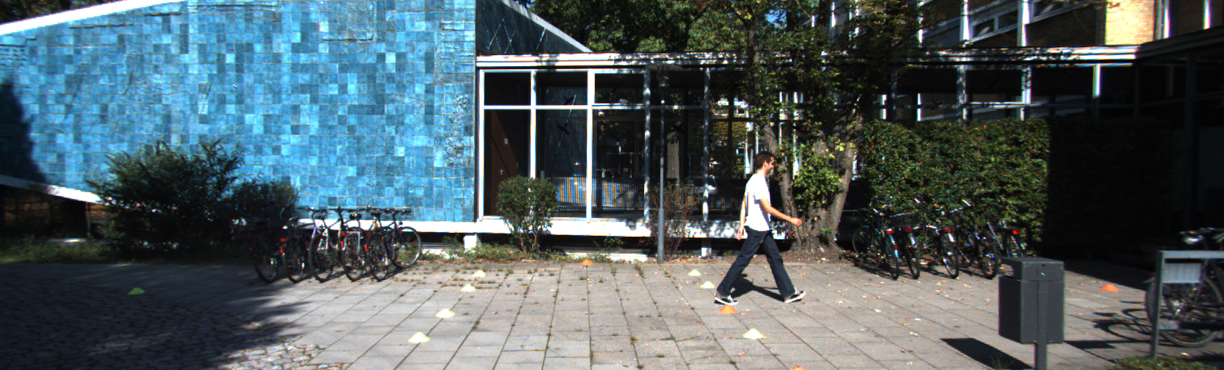
#> input picture scripts_aula/Transformacoes_2D_40_Independentes_Comentados/dados/frontal_kitti.png, 1224 x 370 px
$ python 34_augmentacao_combinada.py
#> lines starting #> are read from the running program, lines starting #| are printed output that depends on the picture
"""EXEMPLO 34 — Combinacao de augmentations

OBJETIVO E CONTEXTO:
O código monta quatro variantes de uma mesma imagem por combinações aleatórias de rotação entre −10 e +10 graus, zoom entre 0,9 e 1,1 e espelhamento opcional. Uma semente fixa permite repetir os resultados durante a aula. O exemplo mostra como diferentes operações de data augmentation podem ser combinadas para aumentar a diversidade visual dos exemplos de treinamento e reforça a necessidade de preservar a coerência dos rótulos.

COMO A IMPLEMENTACAO FUNCIONA:
Este codigo possui as proprias funcoes de leitura, transformacao e salvamento.
O fluxo parte das imagens fornecidas em dados/, prepara os parametros
matematicos necessarios, executa a operacao estudada, apresenta metricas
ou matrizes quando aplicavel e salva evidencias em saidas/34_augmentacao_combinada/.
Cada etapa da funcao main() recebe comentarios proximos das instrucoes
correspondentes para permitir acompanhar a execucao linha a linha.

FUNDAMENTO E INTERPRETACAO:
sortear angulo, escala e espelhamento com semente fixa para reproduzir o experimento.
Analise o resultado visual junto com a matriz ou os indicadores impressos:
uma transformacao correta exige coerencia das coordenadas, resolucao,
espaco de cores e rotulos associados aos dados.

IMPORTANCIA E CUIDADOS:
Combinar transformacoes amplia diversidade, mas transformacoes invalidas ou rótulos inconsistentes prejudicam o treinamento.

EXERCICIO PARA OS ALUNOS:
Mudar a semente e observar novas amostras; conferir as variacoes permitidas.

EXECUCAO:
python exemplos/34_augmentacao_combinada.py
Nao e necessario executar os demais exemplos antes deste.
As dependencias externas sao cv2 e numpy; o exemplo de CNN
admite TensorFlow opcionalmente. As imagens ficam em dados/."""

import csv
import json
from pathlib import Path

import cv2
import numpy as np

# Resolucao robusta de caminhos: funciona ao executar a partir de qualquer pasta.
BASE = Path(__file__).resolve().parent.parent
DADOS = BASE / 'dados'
OUT = BASE / 'saidas'
OUT.mkdir(parents=True, exist_ok=True)

# Funcoes privativas deste arquivo. Nenhum modulo Python adicional do pacote e necessario.

def img(nome='frontal_kitti.png'):
    """Carrega uma imagem BGR da pasta dados. A leitura usa a raiz baseada em __file__,
    portanto o programa funciona independentemente do diretorio de trabalho.
    Lanca um erro compreensivel se a imagem nao estiver disponivel."""
    p = DADOS / nome
    x = cv2.imread(str(p))
    if x is None:
        raise FileNotFoundError(p)
    return x

def save(exemplo, nome, x):
    """Cria a pasta deste exercicio e salva uma imagem com cv2.imwrite.
    Retorna o caminho e interrompe com erro se a gravacao falhar."""
    folder = OUT / exemplo
    folder.mkdir(parents=True, exist_ok=True)
    file = folder / nome
    if not cv2.imwrite(str(file), x):
        raise OSError(file)
    print('Salvo:', file)
    return file

def letterbox(x, shape=(224, 224), color=(114, 114, 114)):
    """Padroniza o tamanho sem alterar a proporcao da cena.
    Primeiro calcula escala=min(largura_destino/largura, altura_destino/altura).
    Redimensiona uniformemente e distribui o padding a esquerda/direita e topo/baixo.
    Retorna imagem, fator de escala e posicao do canto superior esquerdo do conteudo.
    A tupla shape segue a ordem (largura, altura), como as funcoes de resize do OpenCV."""
    dest_w, dest_h = shape
    h, w = x.shape[:2]
    escala = min(dest_w / w, dest_h / h)
    nw = max(1, int(round(w * escala)))
    nh = max(1, int(round(h * escala)))
    resized = cv2.resize(x, (nw, nh), interpolation=cv2.INTER_AREA if escala < 1 else cv2.INTER_LINEAR)
    pl = (dest_w - nw) // 2
    pt = (dest_h - nh) // 2
    pr = dest_w - nw - pl
    pb = dest_h - nh - pt
    y = cv2.copyMakeBorder(resized, pt, pb, pl, pr, cv2.BORDER_CONSTANT, value=color)
    return (y, escala, (pl, pt))

def panel(exemplo, nomes, images, cols=3):
    """Cria um painel comparativo para a aula sem janelas GUI.
    Cada imagem e convertida quando necessario de cinza a BGR, passa por letterbox
    para nao ser distorcida, e recebe legenda; o painel final e salvo no disco.
    Assim o mesmo codigo funciona em terminal, VS Code e Colab."""
    tw, th = (360, 220)
    cell_h = th + 38
    rows = (len(images) + cols - 1) // cols
    canvas = np.full((cell_h * rows, tw * cols, 3), 245, np.uint8)
    for j, (label, a) in enumerate(zip(nomes, images)):
        if a.ndim == 2:
            a = cv2.cvtColor(a, cv2.COLOR_GRAY2BGR)
        thumb, _, _ = letterbox(a, (tw, th), color=(30, 30, 30))
        y = j // cols * cell_h
        x = j % cols * tw
        canvas[y:y + th, x:x + tw] = thumb
        cv2.putText(canvas, label[:44], (x + 9, y + th + 25), cv2.FONT_HERSHEY_SIMPLEX, 0.55, (25, 36, 50), 1, cv2.LINE_AA)
    return save(exemplo, 'painel.png', canvas)

def rotate_zoom(x, angle=0, scale=1.0, border=cv2.BORDER_REFLECT_101):
    """Calcula rotacao e escala em torno do centro e aplica a transformacao.
    angle e medido em graus e scale e multiplicador (1 = tamanho constante).
    Devolve a imagem transformada e a matriz 2x3 para inspecao do estudante."""
    h, w = x.shape[:2]
    m = cv2.getRotationMatrix2D((w / 2, h / 2), angle, scale)
    return (cv2.warpAffine(x, m, (w, h), borderMode=border), m)

TAG = '34_augmentacao_combinada'

# Fluxo principal explicado por etapas: execute e acompanhe a pasta saidas/.
def main():
    # Carrega a fotografia BGR original, usada como referencia para comparar antes e depois.
    a = img()
#> in img, x is the input picture: shape (370, 1224, 3); mean B, G, R 98.4, 93.8, 79.3

    # Fixa uma semente para que os sorteios do experimento sejam reproduziveis.
    rng = np.random.default_rng(42)

    # Inicializa o conjunto de resultados com a fotografia original.
    images = [a]

    # Inicializa as legendas do painel; as novas amostras receberao seus parametros sortidos.
    titles = ['Original']

    # Rotacao e zoom sao sorteados; o espelhamento e opcional, mas exige tratamento adequado dos
    # rótulos.
    for j in range(4):
        angle = float(rng.uniform(-10, 10))
        scale = float(rng.uniform(0.9, 1.1))
        b, _ = rotate_zoom(a, angle, scale)
        if rng.random() < 0.5:
            b = cv2.flip(b, 1)
            f = 'flip'
        else:
            f = 'sem flip'
        images.append(b)
        titles.append(f'{angle:+.1f}g {scale:.2f} {f}')
#> this loop made 4 passes
#> pass 3, in main, `b, _ = rotate_zoom(a, angle, scale)`:
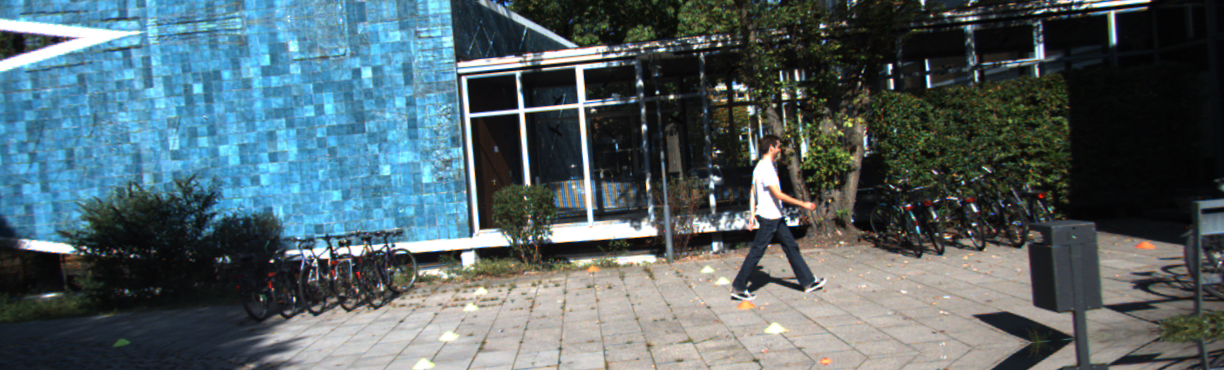
#> b: shape (370, 1224, 3); mean B, G, R 104.7, 99.3, 82.7
#> pass 3, in main, `b = cv2.flip(b, 1)`:
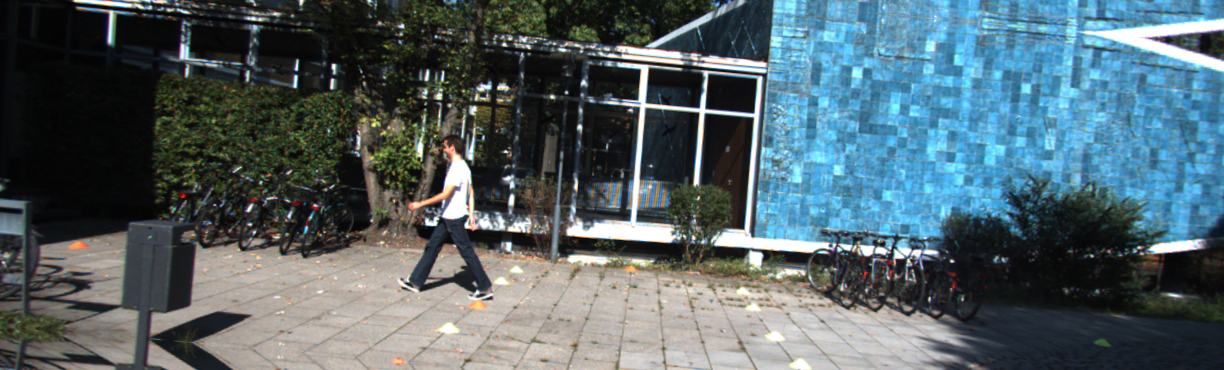
#> b: shape (370, 1224, 3); mean B, G, R 104.7, 99.3, 82.7
#> after the loop, images = 5 items; titles = ['Original', '+5.5g 0.99 sem flip', '+3.9g 0.92 sem flip', '+5.2g 1.06 flip', '-1.0g 0.97 sem flip']

    # Reune original e transformacoes em um painel legendado, salvo em arquivo de imagem.
    panel(TAG, titles, images, 3)
#> in panel, `rows = (len(images) + cols - 1) // cols`: rows = 2
#> in panel, `canvas = np.full((cell_h * rows, tw * cols, 3), 245, np.uint8)`: canvas: shape (516, 1080, 3); every value is 245
#> the loop in panel, `for j, (label, a) in enumerate(zip(nomes, images)):` made 5 passes
#> (label, y, x) on passes 1 to 5: ('Original', 0, 0), ('+5.5g 0.99 sem flip', 0, 360), ('+3.9g 0.92 sem flip', 0, 720), ('+5.2g 1.06 flip', 258, 0), ('-1.0g 0.97 sem flip', 258, 360)
#> pass 1, in letterbox, `resized = cv2.resize(x, (nw, nh), interpolation=cv2.INTER_AREA if esca..`:
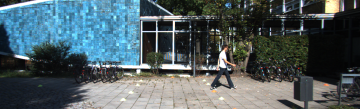
#> resized: shape (109, 360, 3); mean B, G, R 98.4, 93.8, 79.3
#> pass 1, in letterbox, `y = cv2.copyMakeBorder(resized, pt, pb, pl, pr, cv2.BORDER_CONSTANT, v..`:
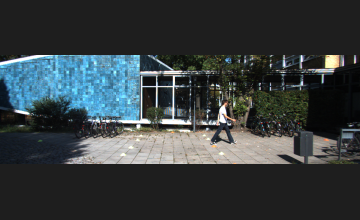
#> y: shape (220, 360, 3); mean B, G, R 63.9, 61.6, 54.4
#> pass 2, in letterbox (call 2), `resized = cv2.resize(x, (nw, nh), interpolation=cv2.INTER_AREA if esca..`:
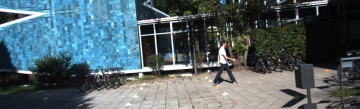
#> resized: shape (109, 360, 3); mean B, G, R 102.8, 97.2, 81
#> pass 2, in letterbox (call 2), `y = cv2.copyMakeBorder(resized, pt, pb, pl, pr, cv2.BORDER_CONSTANT, v..`:
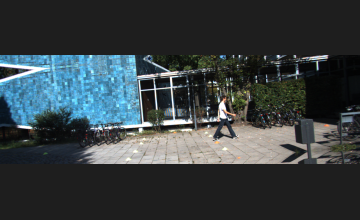
#> y: shape (220, 360, 3); mean B, G, R 66.1, 63.3, 55.3
#> after the loop in panel, `for j, (label, a) in enumerate(zip(nomes, images)):`:
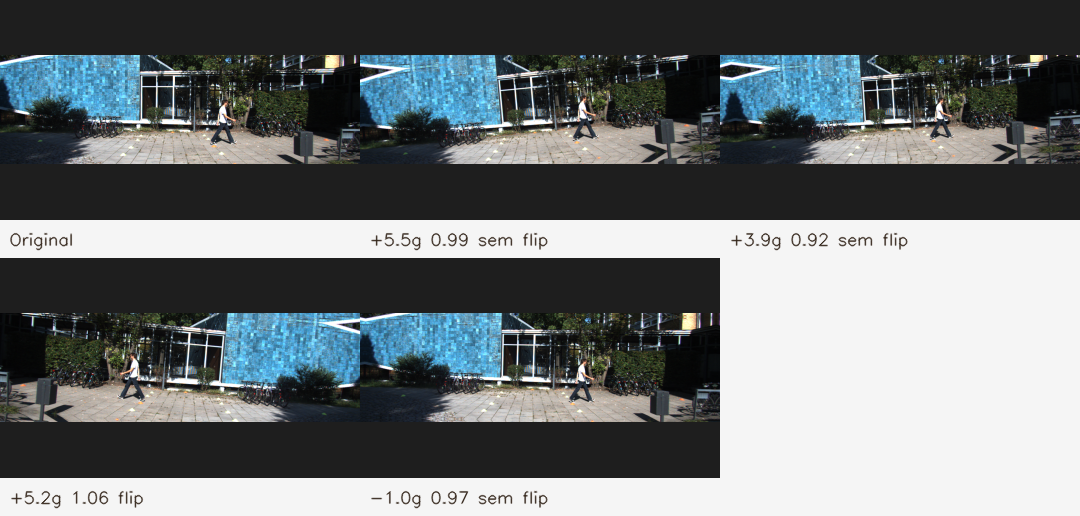
#> canvas: shape (516, 1080, 3); mean of channels 0, 1, 2 116.3, 114.5, 109.2; drawn as B, G, R

if __name__ == '__main__':
    main()

$ run again, with scripts_aula/Transformacoes_2D_40_Independentes_Comentados/dados/pista_udacity.png copied over scripts_aula/Transformacoes_2D_40_Independentes_Comentados/dados/frontal_kitti.png
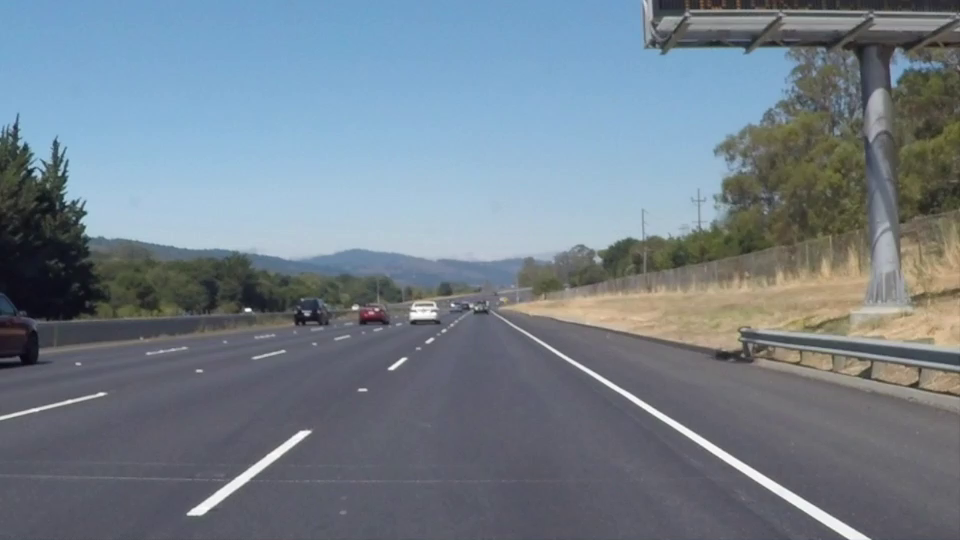
#> input picture scripts_aula/Transformacoes_2D_40_Independentes_Comentados/dados/pista_udacity.png, 960 x 540 px
#> in img, x is the input picture: shape (540, 960, 3); mean B, G, R 138.4, 127.2, 114.8
#> after the loop in main, `for j in range(4):`: images = 5 items; titles = ['Original', '+5.5g 0.99 sem flip', '+3.9g 0.92 sem flip', '+5.2g 1.06 flip', '-1.0g 0.97 sem flip']
#> rows = 2
#> the loop in panel, `for j, (label, a) in enumerate(zip(nomes, images)):` made 5 passes
#> (label, y, x) on passes 1 to 5: ('Original', 0, 0), ('+5.5g 0.99 sem flip', 0, 360), ('+3.9g 0.92 sem flip', 0, 720), ('+5.2g 1.06 flip', 258, 0), ('-1.0g 0.97 sem flip', 258, 360)
#> pass 1, in letterbox, `y = cv2.copyMakeBorder(resized, pt, pb, pl, pr, cv2.BORDER_CONSTANT, v..`:
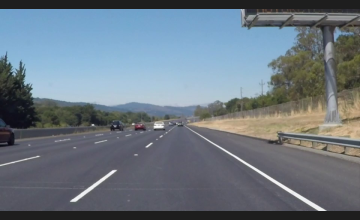
#> y: shape (220, 360, 3); mean B, G, R 129.6, 119.3, 107.8
#> after the loop in panel, `for j, (label, a) in enumerate(zip(nomes, images)):`:
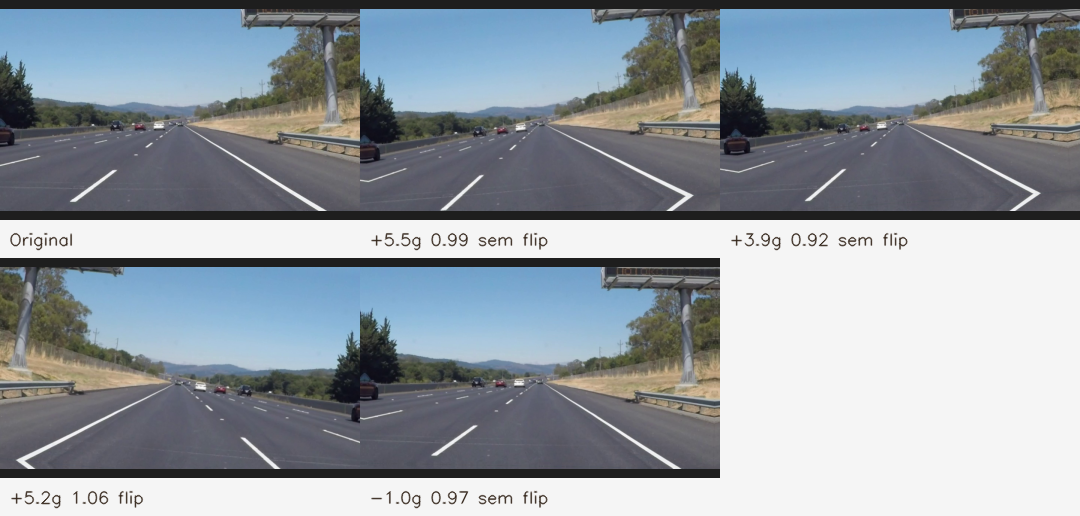
#> canvas: shape (516, 1080, 3); mean of channels 0, 1, 2 162.4, 154.9, 146.7; drawn as B, G, R
